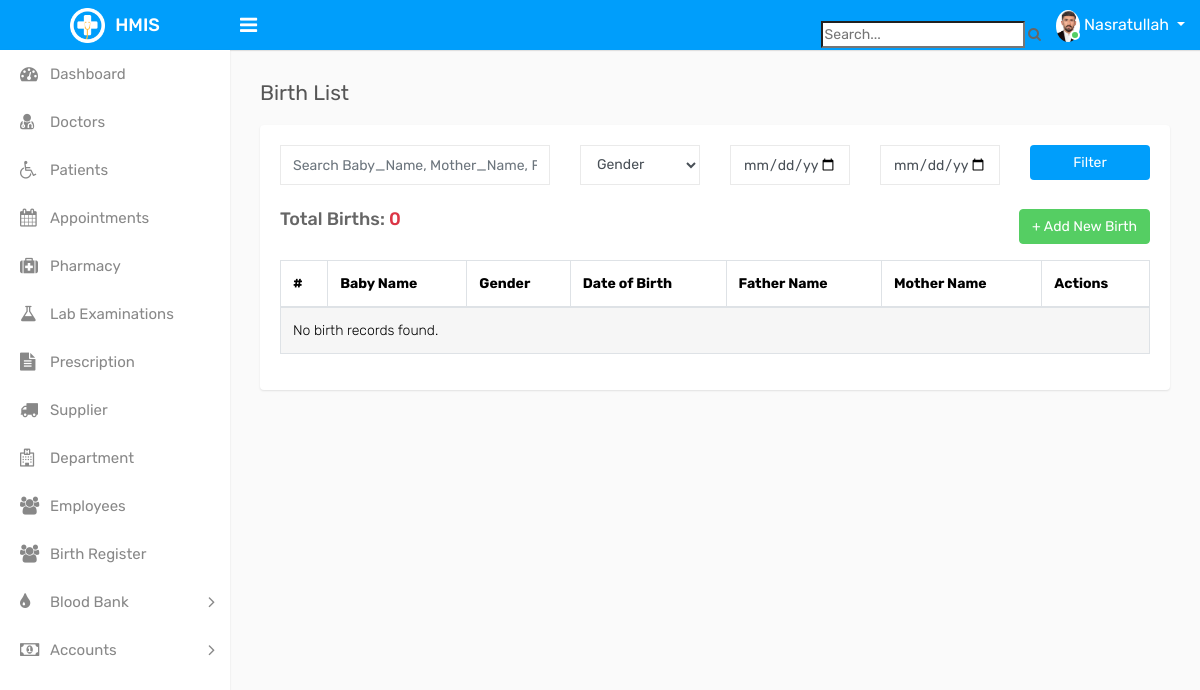
Page /birth/ (signed in) on the earlier database version.
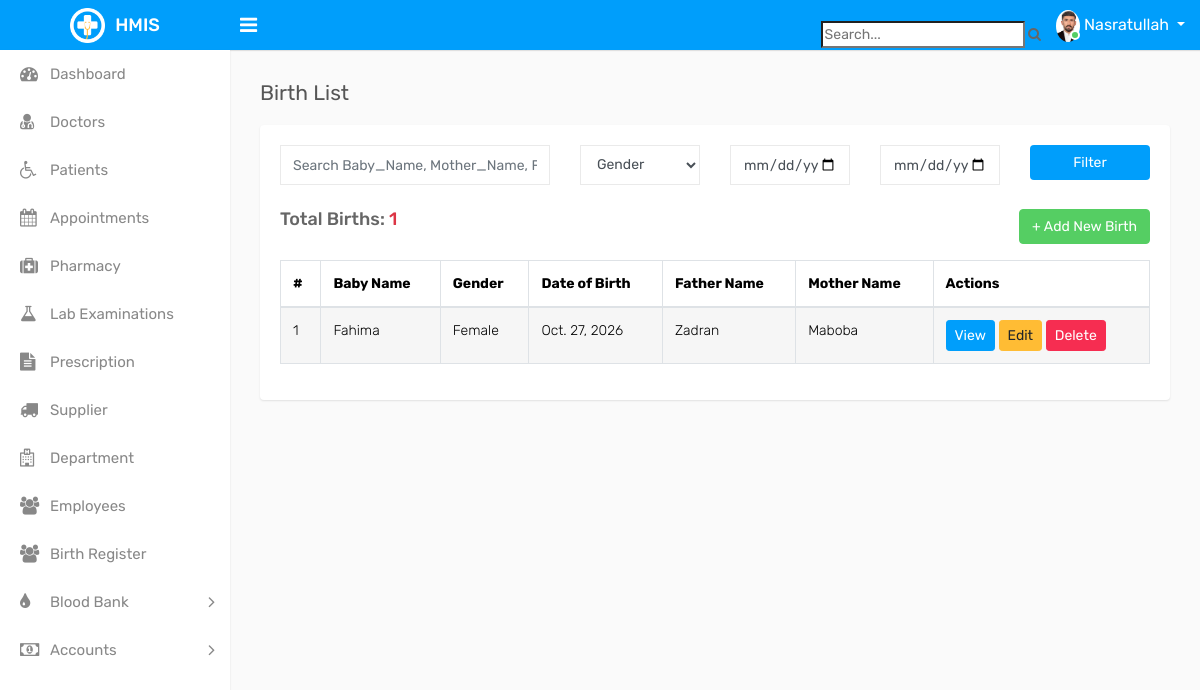
Same page on the later database version.
### pharmacy/models.py (models this page shows, shortened)
class BirthRegistration(models.Model):
    GENDER = [
        ("Male", "Male"),
        ("Female", "Female"),
    ]
    DELIVERY_TYPE = [
        ("Normal", "Normal Delivery"),
        ("Cesarean", "Cesarean (C-Section)"),
        ("Assisted", "Assisted Delivery"),
    ]
    baby_name = models.CharField(max_length=150, blank=True, null=True)
    gender = models.CharField(max_length=10, choices=GENDER)
    weight_kg = models.DecimalField(max_digits=4, decimal_places=2, help_text="Baby weight in Kg")
    date_of_birth = models.DateField(default=timezone.now)
    time_of_birth = models.TimeField(default=timezone.now)
    mother = models.ForeignKey(Patient, on_delete=models.CASCADE, related_name="mother_births")
    father_name = models.CharField(max_length=150, null=True, blank=True)
    address = models.CharField(max_length=255)
    doctor = models.ForeignKey(Doctor, on_delete=models.SET_NULL, null=True)
    delivery_type = models.CharField(max_length=20, choices=DELIVERY_TYPE)
    remarks = models.TextField(blank=True)
    created_at = models.DateTimeField(auto_now_add=True)

class Patient(models.Model):
    GENDER_CHOICES = [
        ('M', 'Male'),
        ('F', 'Female')
    ]
    department = models.ForeignKey(Department, on_delete=models.SET_NULL, null=True)
    full_name = models.CharField(max_length=100)
    age = models.IntegerField()
    gender = models.CharField(max_length=1, choices=GENDER_CHOICES)
    contact = models.CharField(max_length=15)
    address = models.TextField()
    sick_type = models.TextField()
    registration_date = models.DateField(default=timezone.now)

### pharmacy/views.py (the view)
# urls.py: path('birth/', views.BirthListView.as_view(), name='birth_list'),
class BirthListView(BirthFilterableListView):
    template_name = 'birth/birth_list.html'
    context_object_name = 'births'

### pharmacy/templatetags/group_tags.py (called while the page is built)
@register.filter(name='has_group')
def has_group(user, group_name):
    return user.groups.filter(name=group_name).exists()

### pharmacy/views.py (called while the page is built)
    def get_search_query(self):
        return self.request.GET.get('search') or self.request.GET.get('q')

    def get_queryset(self):
        qs = super().get_queryset().select_related('mother','doctor').order_by('-date_of_birth')
        q = self.get_search_query()
        gender = self.request.GET.get('gender')
        start_date = self.request.GET.get('start_date')
        end_date = self.request.GET.get('end_date')
        if q:
            qs = qs.filter(Q(baby_name__icontains=q) | Q(mother__full_name__icontains=q) | Q(father_name__icontains=q))
        if start_date and end_date:
            qs = qs.filter(date_of_birth__range=[start_date, end_date])
        if gender:
            qs = qs.filter(gender=gender)
        return qs

### pharmacy/templates/birth/birth_list.html (shortened to what this page needs)
{% extends 'base.html' %}
{% block content %}
<div class="page-wrapper">
  <div class="content">
    <div class="page-header">
      <div class="row">
        <div class="col-sm-12">
          <h3 class="page-title">Birth List</h3>
        </div>
      </div>
    </div>
    <div class="card">
      <div class="card-body">
        <form method="get" class="row mb-4">
          <div class="col-md-4">
            <input type="text" name="search" class="form-control"
              placeholder="Search Baby_Name, Mother_Name, Father_Name" value="{{ request.GET.search }}">
          </div>
          <div class="col-md-2">
            <select name="gender" class="form-control">
              <option value="">Gender</option>
            </select>
          </div>
          <div class="col-md-2">
            <input type="date" name="start_date" class="form-control" value="{{ request.GET.start_date }}">
          </div>
          <div class="col-md-2">
            <input type="date" name="end_date" class="form-control" value="{{ request.GET.end_date }}">
          </div>
          <div class="col-md-2">
            <button type="submit" class="btn btn-primary w-100">Filter</button>
          </div>
        </form>
        <div class="d-flex justify-content-between mb-3">
          <h4>Total Births: <span class="text-danger">{{ births.count }} </span></h4>
          <a href="{% url 'birth_add' %}" class="btn btn-success">+ Add New Birth</a>
        </div>
        <div class="row">
          <div class="col-md-12">
            <div class="table-responsive">
              <table id="dynamic-table" class="table table-striped table-bordered table-hover">
                <thead>
                  <tr>
                    <th>#</th>
                    <th>Baby Name</th>
                    <th>Gender</th>
                    <th>Date of Birth</th>
                    <th>Father Name</th>
                    <th>Mother Name</th>
                    <th>Actions</th>
                  </tr>
                </thead>
                <tbody>
                  {% for birth in births %}
                  <tr>
                    <td>{{ forloop.counter }}</td>
                    <td>{{ birth.baby_name }}</td>
                    <td>{{ birth.gender }}</td>
                    <td>{{ birth.date_of_birth }}</td>
                    <td>{{ birth.father_name }}</td>
                    <td>{{ birth.mother.full_name }}</td>
                    <td>
                      <a href="{% url 'birth_detail' birth.pk %}" class="btn btn-sm btn-info">View</a>
                      <a href="{% url 'birth_edit' birth.pk %}" class="btn btn-sm btn-warning">Edit</a>
                      <a href="{% url 'birth_delete' birth.pk %}" class="btn btn-sm btn-danger">Delete</a>
                    </td>
                  </tr>
                  {% empty %}
                  <tr>
                    <td colspan="7">No birth records found.</td>
                  </tr>
                  {% endfor %}
                </tbody>
              </table>
            </div>
          </div>
        </div>
      </div>
    </div>
  </div>
</div>
{% endblock %}

Differences in the rows shown:
added BirthRegistration: baby_name "Fahima", gender "Female", date_of_birth "Oct. 27, 2026", father_name "Zadran", mother.full_name "Maboba"
Other differences:
{{ births.count }}: "0" → "1"
text no longer shown: "No birth records found."
